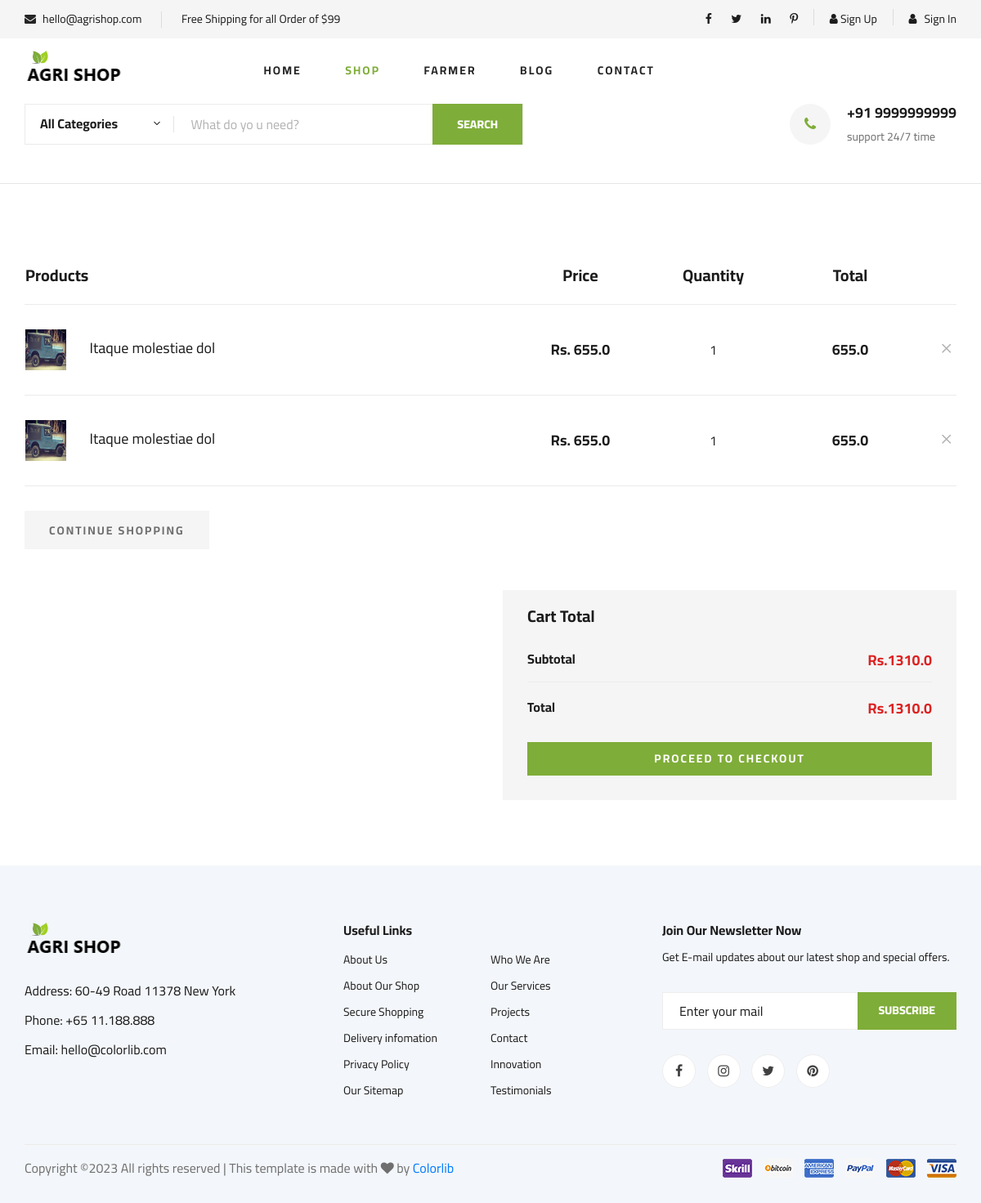
/public/shop-cart (signed in), run on the app's committed database.
### public/models.py (models this page shows)
class ShoppingCart(models.Model):
    unique_id=models.AutoField(primary_key=True, null=False)
    public_user=models.ForeignKey(Registration, on_delete=models.CASCADE, default=0,)
    products=models.ForeignKey(Farmer_Products, on_delete=models.CASCADE, default=0,)
    quantity=models.IntegerField(default=0, null=False)
    date_added = models.DateTimeField(default=now, editable=False)

### farmer/models.py (models this page shows, shortened)
class Products(models.Model):
    unique_id=models.AutoField(primary_key=True, null=False)
    title=models.CharField(max_length=500, default='null', null=False)
    text=models.TextField(default='null', null=False )
    description=models.TextField(default='null', null=False )
    price=models.FloatField(default=0, null=False)
    weight=models.FloatField(default=0, null=False)
    availability=models.IntegerField(default=0, null=False)
    category = models.ForeignKey(Category, on_delete=models.CASCADE, default=0,)
    product_image = models.TextField(blank=True, null=True)
    status_choices = [
        ('pending', 'Pending'),
        ('active', 'Active'),
    ]
    status = models.CharField(max_length=15, choices=status_choices, default="active")
    date_added = models.DateTimeField(default=now, editable=False)

### public/views.py (the view)
# urls.py: path('shop-cart', views.shop_cart, name="shop_cart"),
def shop_cart(request):
    if 'is_logged_in' not in request.session:
      messages.error(request, 'You must sign in to buy the product!')
      return redirect(reverse('public:signin'))
    cart_list = ShoppingCart.objects.filter(public_user=Registration.objects.get(unique_id=request.session['user_id'])).all()
    total_price = 0;
    for row in cart_list:
        total_price = total_price + (row.quantity * row.products.price)
    context = { 'cart_list':cart_list, 'total_price': total_price }
    return render(request,'public/shop-cart.html', context)

### templates/public/shop-cart.html (shortened to what this page needs)
{% extends 'layout.html' %}
{% load static %}
{% block content %}
{% include 'includes/hamburger.html'  %}
{% load mathfilters %}
<hr >
<section class="shoping-cart spad">
    <div class="container">
        <div class="row">
            <div class="col-lg-12">
                <div class="shoping__cart__table">
{% if cart_list.count > 0  %}
                    <table>
                        <thead>
                            <tr>
                                <th class="shoping__product">Products</th>
                                <th>Price</th>
                                <th>Quantity</th>
                                <th>Total</th>
                                <th></th>
                            </tr>
                        </thead>
                        <tbody>
{% for row in cart_list %}
                            <tr>
                                <td class="shoping__cart__item">
                                    <img src="{{ row.products.product_image }}" alt="" width="50" height="50">
                                    <h5>{{ row.products.title }}</h5>
                                </td>
                                <td class="shoping__cart__price">
                                    Rs. {{ row.products.price }}
                                </td>
                                <td class="shoping__cart__quantity">
                                    {{ row.quantity }}
                                </td>
                                <td class="shoping__cart__total">
                                    {{ row.products.price|mul:row.quantity }}
                                </td>
                                <td class="shoping__cart__item__close">
                                    <a href="{% url 'public:shop_cart_delete' id=row.unique_id %}"><span class="icon_close"></span></a>
                                </td>
                            </tr>
{% endfor %}
                        </tbody>
                    </table>
{% else %}
No items added to the cart
{% endif %}
                </div>
            </div>
        </div>
        <div class="row">
            <div class="col-lg-12">
                <div class="shoping__cart__btns">
                    <a href="{% url 'public:shop' %}" class="primary-btn cart-btn">CONTINUE SHOPPING</a>
                </div>
            </div>
            <div class="col-lg-6">
            </div>
            <div class="col-lg-6">
                <div class="shoping__checkout">
                    <h5>Cart Total</h5>
                    <ul>
                        <li>Subtotal <span>Rs.{{ total_price }}</span></li>
                        <li>Total <span>Rs.{{ total_price }}</span></li>
                    </ul>
                {% if cart_list.count > 0  %}
                    <a href="{% url 'public:shop_checkout' %}" class="primary-btn">PROCEED TO CHECKOUT</a>
                 {% else  %}
                 <button class="primary-btn" style="width: 100%" disabled>PROCEED TO CHECKOUT</button>
                 {% endif %}
                </div>
            </div>
        </div>
    </div>
</section>
{% include 'includes/footer.html'  %}
{% endblock %}

### templates/layout.html (shortened to what this page needs)
{% load static %}
<!DOCTYPE html>
<html lang="zxx">
<head>
    <link rel="stylesheet" href="{% static 'css/bootstrap.min.css' %}" type="text/css">
    <link rel="stylesheet" href="{% static 'css/font-awesome.min.css' %}" type="text/css">
    <link rel="stylesheet" href="{% static 'css/elegant-icons.css' %}" type="text/css">
    <link rel="stylesheet" href="{% static 'css/nice-select.css' %}" type="text/css">
    <link rel="stylesheet" href="{% static 'css/jquery-ui.min.css' %}" type="text/css">
    <link rel="stylesheet" href="{% static 'css/owl.carousel.min.css' %}" type="text/css">
    <link rel="stylesheet" href="{% static 'css/slicknav.min.css' %}" type="text/css">
    <link rel="stylesheet" href="{% static 'css/style.css' %}" type="text/css">
</head>
<body>
{% block content %}
{% endblock %}
</body>
</html>

### templates/includes/hamburger.html (shortened to what this page needs)
    {% load static %}
    <header class="header">
        {% if request.session.usertype != 'admin' %}
        <div class="header__top">
            <div class="container">
                <div class="row">
                    <div class="col-lg-6 col-md-6">
                        <div class="header__top__left">
                            <ul>
                                <li><i class="fa fa-envelope"></i> hello@agrishop.com</li>
                                <li>Free Shipping for all Order of $99</li>
                            </ul>
                        </div>
                    </div>
                    <div class="col-lg-6 col-md-6">
                        <div class="header__top__right">
                            <div class="header__top__right__social">
                                <a href="#"><i class="fa fa-facebook"></i></a>
                                <a href="#"><i class="fa fa-twitter"></i></a>
                                <a href="#"><i class="fa fa-linkedin"></i></a>
                                <a href="#"><i class="fa fa-pinterest-p"></i></a>
                            </div>
                            {% if request.session.usertype == 'user' %}
                            <div class="header__top__right__auth">
                             <a href="{% url 'public:signup' %}"><i class="fa fa-user"></i> Welcome</a>
                            </div>
                            <div class="header__top__right__auth">
                                <a href="{% url 'public:signin' %}"> {{ request.session.firstname }} {{ request.session.lastname }}</a>
                            </div>
                            {% else %}
                            <div class="header__top__right__social">
                             <a href="{% url 'public:signup' %}"><i class="fa fa-user"></i> Sign Up</a>
                            </div>
                            <div class="header__top__right__auth">
                                <a href="{% url 'public:signin' %}"><i class="fa fa-user"></i> Sign In</a>
                            </div>
                            {% endif %}
                        </div>
                    </div>
                </div>
            </div>
        </div>
        {% endif %}
        <div class="container">
            <div class="row">
                <div class="col-lg-3">
                    <div class="header__logo">
                        <a href=""><img src="{% static 'img/logo.png' %}" alt=""></a>
                    </div>
                </div>
                <div class="col-lg-6">
                {% include 'includes/menu.html'  %}
                </div>
                <div class="col-lg-3">
                     {% if request.session.usertype != 'admin' %}
                    <div class="header__cart">
                    </div>
                      {% endif %}
                </div>
            </div>
        </div>
    </header>
{% if request.session.usertype != 'admin' %}
<section class="hero hero-normal">
    <div class="container">
        <div class="row">
            <div class="col-lg-12">
                <div class="hero__search">
                    <div class="hero__search__form">
                        <form action="{% url 'public:header_search_item' %}" method="POST">
                            <div class="hero__search__categories">
                                All Categories
                                <span class="arrow_carrot-down"></span>
                            </div>
                            <input type="text" placeholder="What do yo u need?">
                            <button type="submit" class="site-btn">SEARCH</button>
                        </form>
                    </div>
                    <div class="hero__search__phone">
                        <div class="hero__search__phone__icon">
                            <i class="fa fa-phone"></i>
                        </div>
                        <div class="hero__search__phone__text">
                            <h5>+91 9999999999</h5>
                            <span>support 24/7 time</span>
                        </div>
                    </div>
                </div>
            </div>
        </div>
    </div>
</section>
{% endif %}

### templates/includes/menu.html (shortened to what this page needs)
<nav class="header__menu">
                        <ul>
                          {% if 'is_logged_in' in request.session and request.session.usertype == 'admin' %}
                          <li {% if request.resolver_match.url_name == 'dashboard' %} class="active" {% endif %}><a href="{% url 'site_admin:dashboard' %}">Dashboard</a></li>
                          <li {% if request.resolver_match.url_name == 'add_location' %} class="active" {% endif %}><a href="{% url 'site_admin:add_location' %}">Add Location</a></li>
                          <li {% if request.resolver_match.url_name == 'home' %} class="active" {% endif %}><a href="{% url 'site_admin:add_category' %}">Add Category</a></li>
                          <li {% if request.resolver_match.url_name == 'list_public_user' %} class="active" {% endif %}><a href="{% url 'site_admin:list_public_user' %}">Users</a></li>
                          <li {% if request.resolver_match.url_name == 'list_farmer_user' %} class="active" {% endif %}><a href="{% url 'site_admin:list_farmer_user' %}">Farmer</a></li>
                          <li><a href="{% url 'site_admin:logout' %}">Sign Out ({{ request.session.usertype }})</a></li>
                          {% else %}
                            <li {% if request.resolver_match.url_name == 'home' or request.resolver_match.url_name == '' %} class="active" {% endif %} ><a href="{% url 'index:home' %}">Home</a></li>
                          <li {% if request.resolver_match.url_name == 'shop' or request.resolver_match.url_name == 'shop_details' or request.resolver_match.url_name == 'shop_cart' %} class="active" {% endif %} ><a href="{% url 'public:shop' %}">Shop</a></li>
                            <li><a href="#">Farmer</a>
                            </li>
                            <li {% if request.resolver_match.url_name == 'blog' %} class="active" {% endif %} ><a href="{% url 'index:blog' %}">Blog</a></li>
                            <li {% if request.resolver_match.url_name == 'contact_us' %} class="active" {% endif %} ><a href="{% url 'index:contact_us' %}">Contact</a></li>
                         {% endif %}
                        </ul>
                    </nav>

### templates/includes/footer.html
    {% load static %}
    <footer class="footer spad">
        <div class="container">
            <div class="row">
                <div class="col-lg-3 col-md-6 col-sm-6">
                    <div class="footer__about">
                        <div class="footer__about__logo">
                            <a href="./index.html"><img src="{% static 'img/logo.png' %}" alt=""></a>
                        </div>
                        <ul>
                            <li>Address: 60-49 Road 11378 New York</li>
                            <li>Phone: +65 11.188.888</li>
                            <li>Email: hello@colorlib.com</li>
                        </ul>
                    </div>
                </div>
                <div class="col-lg-4 col-md-6 col-sm-6 offset-lg-1">
                    <div class="footer__widget">
                        <h6>Useful Links</h6>
                        <ul>
                            <li><a href="#">About Us</a></li>
                            <li><a href="#">About Our Shop</a></li>
                            <li><a href="#">Secure Shopping</a></li>
                            <li><a href="#">Delivery infomation</a></li>
                            <li><a href="#">Privacy Policy</a></li>
                            <li><a href="#">Our Sitemap</a></li>
                        </ul>
                        <ul>
                            <li><a href="#">Who We Are</a></li>
                            <li><a href="#">Our Services</a></li>
                            <li><a href="#">Projects</a></li>
                            <li><a href="#">Contact</a></li>
                            <li><a href="#">Innovation</a></li>
                            <li><a href="#">Testimonials</a></li>
                        </ul>
                    </div>
                </div>
                <div class="col-lg-4 col-md-12">
                    <div class="footer__widget">
                        <h6>Join Our Newsletter Now</h6>
                        <p>Get E-mail updates about our latest shop and special offers.</p>
                        <form action="#">
                            <input type="text" placeholder="Enter your mail">
                            <button type="submit" class="site-btn">Subscribe</button>
                        </form>
                        <div class="footer__widget__social">
                            <a href="#"><i class="fa fa-facebook"></i></a>
                            <a href="#"><i class="fa fa-instagram"></i></a>
                            <a href="#"><i class="fa fa-twitter"></i></a>
                            <a href="#"><i class="fa fa-pinterest"></i></a>
                        </div>
                    </div>
                </div>
            </div>
            <div class="row">
                <div class="col-lg-12">
                    <div class="footer__copyright">
                        <div class="footer__copyright__text"><p>
  Copyright &copy;<script>document.write(new Date().getFullYear());</script> All rights reserved | This template is made with <i class="fa fa-heart" aria-hidden="true"></i> by <a href="https://colorlib.com" target="_blank">Colorlib</a>
  </p></div>
                        <div class="footer__copyright__payment"><img src="{% static 'img/payment-item.png' %}" alt=""></div>
                    </div>
                </div>
            </div>
        </div>
    </footer>

### data on the page
ShoppingCart: products.product_image (picture), products "Itaque molestiae dol", products.price "655.0", quantity "1", products.price|mul "655.0"
ShoppingCart: products.product_image (picture), products "Itaque molestiae dol", products.price "655.0", quantity "1", products.price|mul "655.0"

### other printed values
{{ total_price }} "1310.0"
